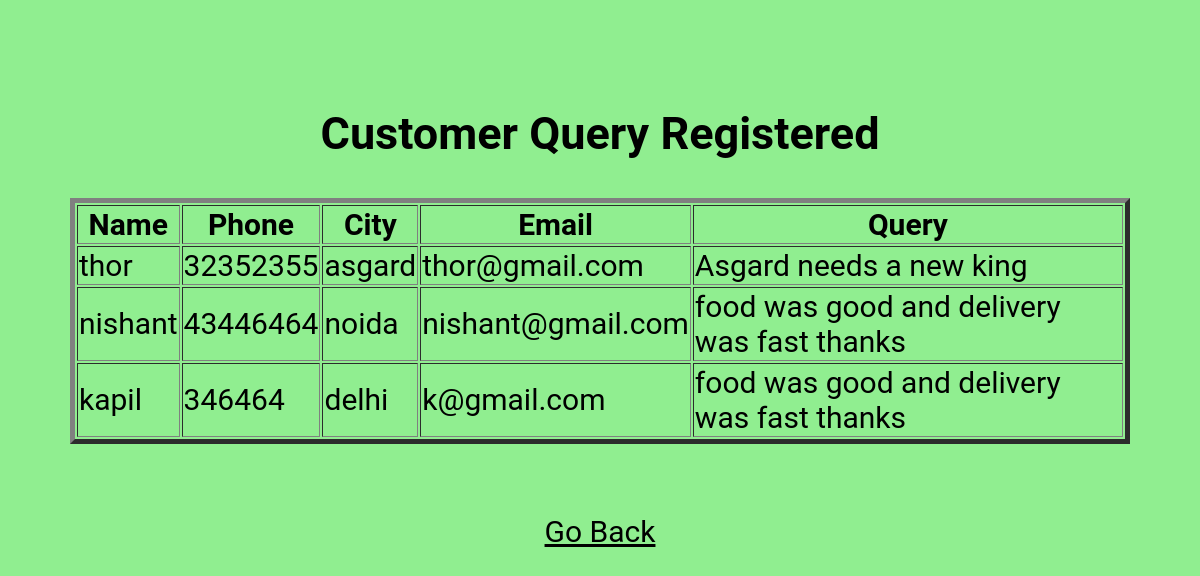
/viewsupport, run on the app's committed database.
### tables this page shows
CREATE TABLE contact(contact_id integer primary key autoincrement , name text not null, number text not null, city text not null, email text not null, query text not null);

### main.py (the view)
@app.route("/viewsupport")
def view3():
    con = sqlite3.connect("projectDB.db")
    con.row_factory=sqlite3.Row #Converts the records in Dictionary format, it ain't in just object form anymore
    c = con.cursor()
    c.execute("select * from contact")
    rows = c.fetchall()
    return render_template("viewsupport.html", rows=rows)

### templates/viewsupport.html (shortened to what this page needs)
<!DOCTYPE html>
<html lang="en">
<head>
</head>
<body>
<center>
    <h2>Customer Query Registered</h2>
    <table border=5>
        <thead>
            <th>Name</th>
            <th>Phone</th>
            <th>City</th>
            <th>Email</th>
            <th>Query</th>
        </thead>
        {% for x in rows %}
        <tr>
            <td>{{x["name"]}}</td>
            <td>{{x["number"]}}</td>
            <td>{{x["city"]}}</td>
            <td>{{x["email"]}}</td>
            <td>{{x["query"]}}</td>
        </tr>
        {% endfor %}
    </table>
    <br><br>
    <a href="/adminhome">Go Back</a>
    </center>
</body>
</html>

### templates/viewsupport.html (style rules this page uses)
body { padding:20px; margin:50px; background-color:lightgreen; font-family:roboto; text-align: center; font-size:30px; }
a { color: black; }

### data on the page
contact: name "thor", number "32352355", city "asgard", email "thor@gmail.com", query "Asgard needs a new king"
contact: name "nishant", number "43446464", city "noida", email "nishant@gmail.com", query "food was good and delivery was fast thanks"
contact: name "kapil", number "346464", city "delhi", email "k@gmail.com", query "food was good and delivery was fast thanks"
